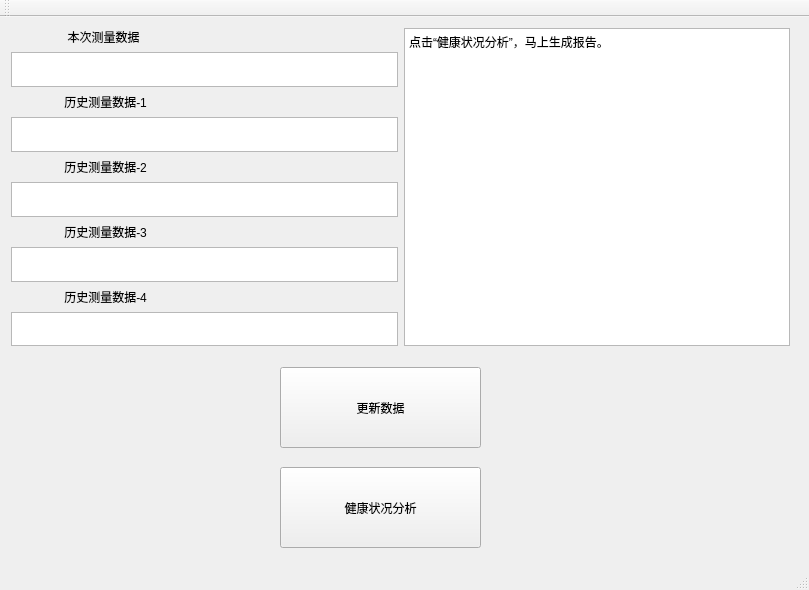
<?xml version="1.0" encoding="UTF-8"?>
<ui version="4.0">
 <class>MainWindow</class>
 <widget class="QMainWindow" name="MainWindow">
  <property name="geometry">
   <rect>
    <x>0</x>
    <y>0</y>
    <width>809</width>
    <height>590</height>
   </rect>
  </property>
  <property name="windowTitle">
   <string>智能健康PC客户端</string>
  </property>
  <widget class="QWidget" name="centralWidget">
   <widget class="QPushButton" name="upBtn">
    <property name="geometry">
     <rect>
      <x>280</x>
      <y>350</y>
      <width>201</width>
      <height>81</height>
     </rect>
    </property>
    <property name="text">
     <string>更新数据</string>
    </property>
   </widget>
   <widget class="QWidget" name="horizontalLayoutWidget">
    <property name="geometry">
     <rect>
      <x>0</x>
      <y>0</y>
      <width>801</width>
      <height>340</height>
     </rect>
    </property>
    <layout class="QHBoxLayout" name="horizontalLayout">
     <item>
      <layout class="QVBoxLayout" name="verticalLayout_2">
       <item>
        <widget class="QLabel" name="label">
         <property name="text">
          <string>                 本次测量数据</string>
         </property>
        </widget>
       </item>
       <item>
        <widget class="QTextBrowser" name="textBrowser0"/>
       </item>
       <item>
        <widget class="QLabel" name="label_2">
         <property name="text">
          <string>                历史测量数据-1</string>
         </property>
        </widget>
       </item>
       <item>
        <widget class="QTextBrowser" name="textBrowserh1"/>
       </item>
       <item>
        <widget class="QLabel" name="label_3">
         <property name="text">
          <string>                历史测量数据-2</string>
         </property>
        </widget>
       </item>
       <item>
        <widget class="QTextBrowser" name="textBrowserh2"/>
       </item>
       <item>
        <widget class="QLabel" name="label_4">
         <property name="text">
          <string>                历史测量数据-3</string>
         </property>
        </widget>
       </item>
       <item>
        <widget class="QTextBrowser" name="textBrowserh3"/>
       </item>
       <item>
        <widget class="QLabel" name="label_5">
         <property name="text">
          <string>                历史测量数据-4</string>
         </property>
        </widget>
       </item>
       <item>
        <widget class="QTextBrowser" name="textBrowserh4"/>
       </item>
      </layout>
     </item>
     <item>
      <widget class="QTextBrowser" name="textBrowserhc">
       <property name="html">
        <string>&lt;!DOCTYPE HTML PUBLIC &quot;-//W3C//DTD HTML 4.0//EN&quot; &quot;http://www.w3.org/TR/REC-html40/strict.dtd&quot;&gt;
&lt;html&gt;&lt;head&gt;&lt;meta name=&quot;qrichtext&quot; content=&quot;1&quot; /&gt;&lt;style type=&quot;text/css&quot;&gt;
p, li { white-space: pre-wrap; }
&lt;/style&gt;&lt;/head&gt;&lt;body style=&quot; font-family:'SimSun'; font-size:9pt; font-weight:400; font-style:normal;&quot;&gt;
&lt;p style=&quot; margin-top:0px; margin-bottom:0px; margin-left:0px; margin-right:0px; -qt-block-indent:0; text-indent:0px;&quot;&gt;点击“健康状况分析”，马上生成报告。&lt;/p&gt;&lt;/body&gt;&lt;/html&gt;</string>
       </property>
      </widget>
     </item>
    </layout>
   </widget>
   <widget class="QPushButton" name="anBtn">
    <property name="geometry">
     <rect>
      <x>280</x>
      <y>450</y>
      <width>201</width>
      <height>81</height>
     </rect>
    </property>
    <property name="text">
     <string>健康状况分析</string>
    </property>
   </widget>
  </widget>
  <widget class="QMenuBar" name="menuBar">
   <property name="geometry">
    <rect>
     <x>0</x>
     <y>0</y>
     <width>809</width>
     <height>17</height>
    </rect>
   </property>
  </widget>
  <widget class="QToolBar" name="mainToolBar">
   <attribute name="toolBarArea">
    <enum>TopToolBarArea</enum>
   </attribute>
   <attribute name="toolBarBreak">
    <bool>false</bool>
   </attribute>
  </widget>
  <widget class="QStatusBar" name="statusBar"/>
 </widget>
 <layoutdefault spacing="6" margin="11"/>
 <resources/>
 <connections/>
</ui>
